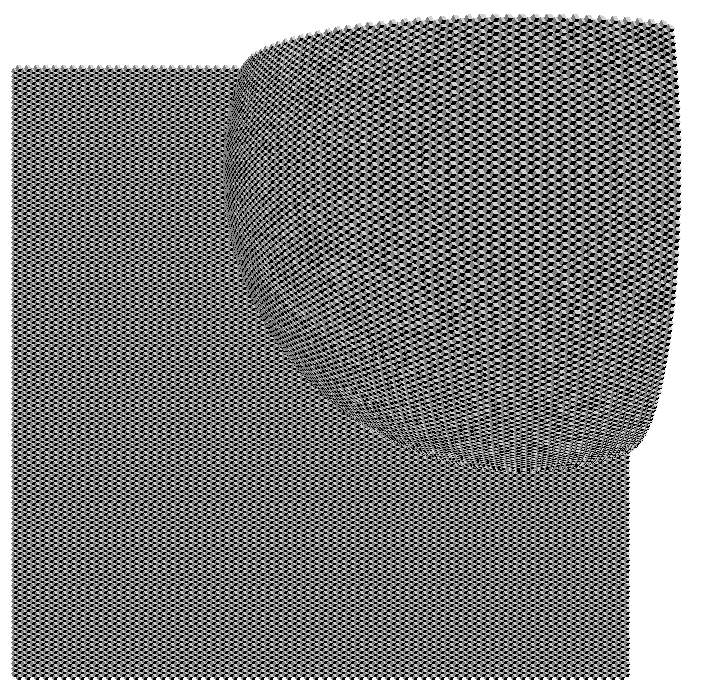

Python code for this plot:
"""
    Projet_Vasarely Vasarely
    FUN MOOC - Apprendre à coder avec Python
    Auteur : Patrique Jarry
    Date : 21 Avril 2020
    Affiche un tableau d’art optique en dessinant des pavages hexagonaux, vus d’en haut,
    formés avec des losanges de couleurs différentes, déformés par une sphère.
    Entrée :
        Les positions inférieur gauche et supérieur droit qui delimitent le tableau.
        La longueur d'une arête de l'hexagone.
        Les couleurs des trois losanges.
        Les coordonnées (abscisse, ordonnée, hauteur) du centre de la sphère.
        Le rayon de la sphère.
    Résultat : Affiche le tableau et le sauvegarde en ficher sur disque.
"""
# Importation des modules
import turtle  # module graphique utilisé pour dessiner le tableau
import math    # module mathematique utilisé pour les calcules géométriques


def deformation(p, centre, rayon):
    """ Calcul des coordonnées d'un point suite à la déformation engendrée par la sphère émergente
        Entrées :
            p : coordonnées (x, y, z) du point du dalage à tracer (z = 0) AVANT déformation
            centre : coordonnées (X0, Y0, Z0) du centre de la sphère
            rayon : rayon de la sphère
        Sorties : coordonnées (xprim, yprim, zprim) du point du dallage à tracer APRÈS déformation
    """
    x, y, z = p
    xprim, yprim, zprim = x, y, z
    xc, yc, zc = centre
    if rayon ** 2 > zc ** 2:
        zc = zc if zc <= 0 else -zc
        # distance horizontale depuis le point à dessiner jusqu'à l'axe de la sphère
        r = math.sqrt((x - xc) ** 2 + (y - yc) ** 2)
        rayon_emerge = math.sqrt(rayon ** 2 - zc ** 2)  # rayon de la partie émergée de la sphère
        rprim = rayon * math.sin(math.acos(-zc / rayon) * r / rayon_emerge)
        if 0 < r <= rayon_emerge:                       # calcul de la déformation dans les autres cas
            xprim = xc + (x - xc) * rprim / r           # les nouvelles coordonnées sont proportionnelles aux anciennes
            yprim = yc + (y - yc) * rprim / r
        if r <= rayon_emerge:
            beta = math.asin(rprim / rayon)
            zprim = zc + rayon * math.cos(beta)
            if centre[2] > 0:
                zprim = -zprim
    return (xprim, yprim, zprim)


def trace(x, y, centre, rayon):
    """ La fonction trace un bord de la face de l'hexagone en allant au prochain point après la déformation.
        Entrées :
            x, y : coordonnées (X, Y) du trace à peindre avant déformation
            centre : triple (c_x, c_y, c_z) qui donne le centre de la sphère de déformation.
            rayon : rayon de la sphère de déformation.
        Sorties : Pas de sortie, sortie visuelle seulement
    """
    p_final = (x, y, 0)                                 # point final du trace avant déformation
    p_final_def = deformation(p_final, centre, rayon)   # point final après déformation
    turtle.goto(p_final_def[0], p_final_def[1])         # trace le bord en avançant la tortue


def face(couleur, points, centre, rayon):
    """ La fonction peint une face de l'hexagone en traçant des lignes droites entre les points passés.
        Entrées :
            couleur : couleur de la face.
            points : tuple contenant quatre tuples des coordonnées (X, Y) de la face à peindre avant déformation.
            centre : triple (c_x, c_y, c_z) qui donne le centre de la sphère de déformation.
            rayon : rayon de la sphère de déformation.
        Sorties : Pas de sortie, sortie visuelle seulement
    """
    turtle.penup()                                    # evite traçage accidentel
    trace(points[0][0], points[0][1], centre, rayon)  # positionne la tortue au premier point
    turtle.pendown()                                  # commence à dessiner
    turtle.color(couleur)                             # define la couleur de la face
    turtle.begin_fill()                               # debut de la delimitation de remplissage de la face
    trace(points[1][0], points[1][1], centre, rayon)  # trace les bords du losange
    trace(points[2][0], points[2][1], centre, rayon)
    trace(points[3][0], points[3][1], centre, rayon)
    trace(points[0][0], points[0][1], centre, rayon)  # boucle le losange au point initial
    turtle.end_fill()                                 # fin de la delimitation
    turtle.penup()                                    # arrete de dessiner


def hexagone(point, longueur, col, centre, rayon):
    """ La fonction peint un hexagone déformé en traçant des lignes droites entre le centre et les extrémités
        dont la position est calculée avec la fonction deformation.
        Entrées :
            point : coordonnées (X0, Y0, Z0) du centre avant déformation de l’hexagone à peindre.
            longueur : distance (avant déformation) entre le centre et n’importe quel sommet de l’hexagone.
            col : tuple contenant trois couleurs (col1, col2, col3) qui vont être utilisées pour dessiner les hexagones.
                col1 représente la couleur du pavé Sud-Est (en bas à droite).
                col2 représente la couleur du pavé Nord-Est (en haut à droite).
                col3 représente la couleur du pavé Ouest (à gauche).
            centre : triple (c_x, c_y, c_z) qui donne le centre de la sphère de déformation.
            rayon : rayon de la sphère de déformation.
        Sorties : Pas de sortie, sortie visuelle seulement
    """
    # Points de la face Sud-Est
    p0 = (point[0], point[1])
    p1 = (point[0] + longueur, point[1])
    p2 = (point[0] + longueur - longueur * math.sin(math.pi/6), point[1] - longueur * math.cos(math.pi/6))
    p3 = (point[0] - longueur * math.sin(math.pi/6), point[1] - longueur * math.cos(math.pi/6))
    # Trace la face
    face(col[0], (p0, p1, p2, p3), centre, rayon)

    # Points de la face Nord-Est
    p0 = (point[0] + longueur, point[1])
    p1 = (point[0] + longueur - longueur * math.sin(math.pi/6), point[1] + longueur * math.cos(math.pi/6))
    p2 = (point[0] - longueur * math.sin(math.pi/6), point[1] + longueur * math.cos(math.pi/6))
    p3 = (point[0], point[1])
    # Trace la face
    face(col[1], (p0, p1, p2, p3), centre, rayon)

    # Points de la face Ouest
    p0 = (point[0] - longueur * math.sin(math.pi/6), point[1] + longueur * math.cos(math.pi/6))
    p1 = (point[0] - longueur, point[1])
    p2 = (point[0] - longueur * math.sin(math.pi/6), point[1] - longueur * math.cos(math.pi/6))
    p3 = (point[0], point[1])
    # Trace la face
    face(col[2], (p0, p1, p2, p3), centre, rayon)


def pavage(inf_gauche, sup_droit, longueur, col, centre, rayon):
    """ La fonction peint les hexagones déformés dont les centres,
            avant déformation, se trouvent à l’intérieur de la fenêtre (bords inclus) avec l’hexagone en bas à gauche,
            avant déformation, centré sur le point (inf_gauche, inf_gauche).
        Entrées :
            inf_gauche, sup_droit : des valeurs entières inf_gauche, sup_droit précisant les coordonnées d’une fenêtre,
                sachant que l’on ne prend en compte que les axes x et y, l'hauteur avant transformation étant égale à 0.
                inf_gauche : entière des coordonnées d’une fenêtre, coin inférieur gauche est (inf_gauche, inf_gauche).
                sup_droit : entière des coordonnées d’une fenêtre, coin supérieur droit est (sup_droit, sup_droit).
            point : coordonnées (X0, Y0, Z0) du centre avant déformation de l’hexagone à peindre.
            longueur : distance (avant déformation) entre le centre et n’importe quel sommet de l’hexagone.
            col : tuple contenant les trois couleurs (col1, col2, col3) qui vont dessiner les hexagones.
                col1 représente la couleur du pavé Sud-Est (en bas à droite).
                col2 représente la couleur du pavé Nord-Est (en haut à droite).
                col3 représente la couleur du pavé Ouest (à gauche).
            centre : triple (c_x, c_y, c_z) qui donne le centre de la sphère de déformation.
            rayon : rayon de la sphère de déformation.
        Sorties : Pas de sortie, sortie visuelle seulement
    """
    n = 1                      # index des lignes
    pas = 3 * longueur         # distance horizontale entre les hexagones
    angle = math.pi / 3        # angle de decalage

    # Abscisse (initiale) du premier hexagone pour les lignes paires
    new_inf_gauche = int(inf_gauche - longueur * (1 + math.cos(angle)))
    # Abscisse (finale) du dernier hexagone pour les lignes paires
    new_sup_droit = int(sup_droit + longueur * (1 + math.cos(angle)))
    # Ordonnée de chaque ligne
    inf_gauche_aux = inf_gauche

    # loop vertical
    while inf_gauche_aux < sup_droit:
        if n % 2 == 0:
            g, d = new_inf_gauche, new_sup_droit    # ligne paire
        else:
            g, d = inf_gauche, sup_droit            # ligne impaire
        # loop horizontal
        for x in range(g, d, pas):
            hexagone((x, inf_gauche_aux, 0), longueur, col, centre, rayon)
        # incrément l'ordonnée d'une ligne
        inf_gauche_aux += longueur * math.sin(angle)
        n += 1

# ################################################################
# Code principal
# ################################################################

# ##############################################
# Entrées
# ##############################################
# Fenêtre du tableau
# Coins inférieur et supérieur
p_inf_gauche = int(input("Coin inférieur gauche (x,x)     (int) : "))
p_sup_droit = int(input("Coin supérieur droit (x,x)      (int) : "))

# Hexagones
# Longueur de l'arête et couleurs de chaque face
p_longueur = int(input( "Longueur d'une arête            (int) : "))
p_col1 = input("Couleur 1                             : ")
p_col2 = input("Couleur 2                             : ")
p_col3 = input(        "Couleur 3                             : ")

# Sphère
# Coordonnées tridimensionnel et rayon de la Sphère
p_centre_x = int(input("Abscisse du centre de la sphère (int) : "))
p_centre_y = int(input("Ordonnée du centre de la sphère (int) : "))
p_centre_z = int(input("Hauteur du centre de la sphère  (int) : "))
p_rayon = int(input("Rayon de la sphère              (int) : "))

# Tests
p_inf_gauche = -305
p_sup_droit = 305
p_longueur = 3
p_col1 = "black"
p_col2 = "lightgrey"
p_col3 = "grey"
p_centre_x = 200
p_centre_y = 200
p_centre_z = 0
p_rayon = 300

# ##############################################
# Exécution
# ##############################################
print("Allez hop ! C'est parti...")
turtle.speed(0)
pavage(p_inf_gauche, p_sup_droit, p_longueur, (p_col1, p_col2, p_col3), (p_centre_x, p_centre_y, p_centre_z), p_rayon)
turtle.hideturtle()
turtle.getcanvas().postscript(file="projet_vasarely_patrique_jarry.eps")
turtle.done()

# Galerie
# https://www.fun-mooc.fr/media/15878075415825495.jpg
# Pavé réalisé avec très petits hexagones d'arête taille 3.
# Une journée entière pour le dessiner.
# A la fin, la tortue était encore plus lente qu'un escargot.
# Voici les paramètres utilisés :
# p_inf_gauche = -305
# p_sup_droit = 305
# p_longueur = 3
# p_col1 = "black"
# p_col2 = "lightgrey"
# p_col3 = "grey"
# p_centre_x = 200
# p_centre_y = 200
# p_centre_z = 0
# p_rayon = 300
